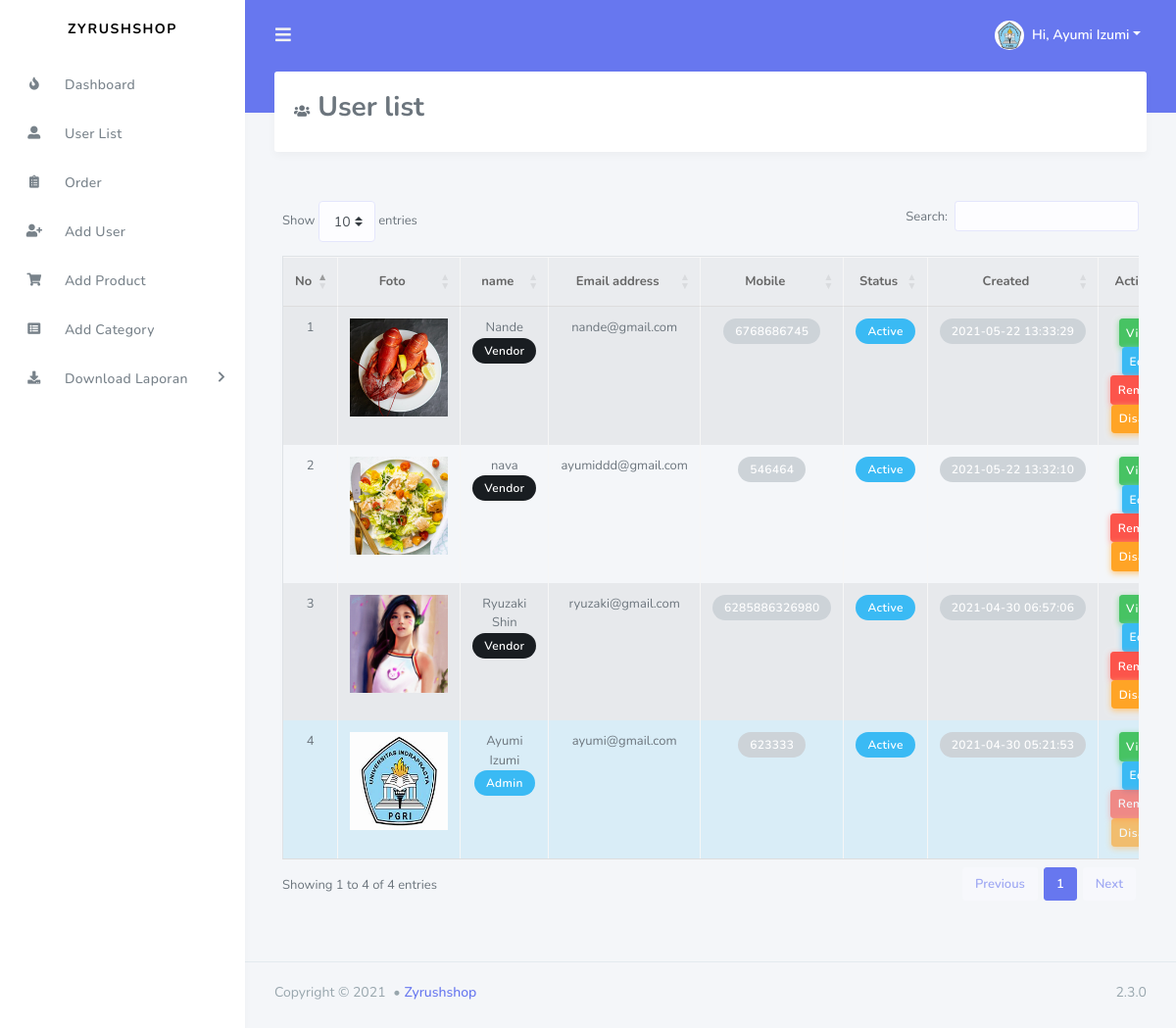
The app's page /userlist.php (signed in) with its own data.
### tables this page shows
CREATE TABLE `tbl_users` (
  `id` int(11) NOT NULL,
  `name` varchar(255) DEFAULT NULL,
  `email` varchar(255) DEFAULT NULL,
  `password` varchar(255) DEFAULT NULL,
  `mobile` varchar(25) DEFAULT NULL,
  `roleid` tinyint(4) DEFAULT NULL,
  `isActive` tinyint(4) DEFAULT 0,
  `fld_address` varchar(500) NOT NULL,
  `fld_logo` varchar(250) NOT NULL,
  `created_at` timestamp NOT NULL DEFAULT current_timestamp(),
  `updated_at` timestamp NOT NULL DEFAULT current_timestamp()
);

### lib/Session.php (called while the page is built, shortened)
<?php
class Session{
  public static function get($key){
    if (isset($_SESSION[$key])) {
      return $_SESSION[$key];
    }else{
      return false;
    }
  }
}

### classes/Users.php (called while the page is built, shortened)
<?php
include 'lib/Database.php';
include_once 'lib/Session.php';
class Users{
  private $db;
  public function __construct(){
    $this->db = new Database();
  }
   public function formatDate($date){
      $strtime = strtotime($date);
    return date('Y-m-d H:i:s', $strtime);
   }
  public function selectAllUserData(){
    $sql = "SELECT * FROM tbl_users ORDER BY id DESC";
    $stmt = $this->db->pdo->prepare($sql);
    $stmt->execute();
    return $stmt->fetchAll(PDO::FETCH_OBJ);
  }
    public function getUserInfoById($userid){
      $sql = "SELECT * FROM tbl_users WHERE id = :id LIMIT 1";
      $stmt = $this->db->pdo->prepare($sql);
      $stmt->bindValue(':id', $userid);
      $stmt->execute();
      $result = $stmt->fetch(PDO::FETCH_OBJ);
      if ($result) {
        return $result;
      }else{
        return false;
      }
    }
}

### lib/Database.php (called while the page is built, shortened)
<?php
class  Database{
  public $pdo;
  public function __construct(){
    if (!isset($this->pdo)) {
      try {
        $link = new PDO('mysql:host='.DB_HOST.'; dbname='.DB_NAME, DB_USER, DB_PASS);
        $link->setAttribute(PDO::ATTR_ERRMODE, PDO::ERRMODE_EXCEPTION);
        $link->exec("SET CHARACTER SET utf8");
        $this->pdo  =  $link;
      } catch (PDOException $e) {
        die("Connection error...".$e->getMessage());
      }
    }
  }
}

### userlist.php (the view, shortened to what this page needs)
<?php
include 'inc/header.php';
?>
 <div class="main-content">
        <section class="section">
          <div class="section-header">
          <h3><i class="fas fa-users mr-2"></i>User list </h3>
          </div>
          <div class="section-body">
        <div class="card-body pr-2 pl-2">
        <?php if (Session::get('id') == TRUE) { ?>
            <?php if (Session::get('roleid') == '1') { ?>
              <div style="overflow-x:auto;">
          <table id="example" class="table table-striped table-bordered" style="width:100%">
                  <thead>
                    <tr>
                      <th  class="text-center">No</th>
                      <th  class="text-center">Foto</th>
                      <th  class="text-center">name</th>
                      <th  class="text-center">Email address</th>
                      <th  class="text-center">Mobile</th>
                      <th  class="text-center">Status</th>
                      <th  class="text-center">Created</th>
                      <th  width='25%' class="text-center">Action</th>
                    </tr>
                  </thead>
                  <tbody>
                    <?php
                      $allUser = $users->selectAllUserData();
                      if ($allUser) {
                        $i = 0;
                        foreach ($allUser as  $value) {
                          $i++;
                     ?>
                      <tr class="text-center"
                      <?php if (Session::get("id") == $value->id) {
                        echo "style='background:#d9edf7' ";
                      } ?>
                      >
                        <td><?php echo $i; ?></td>
                        <td><?php echo '<img src=',$value->fld_logo,' height="100" width="100" >'; ?></td>
                        <td><?php echo $value->name; ?> <br>
                          <?php if ($value->roleid  == '1'){
                          echo "<span class='badge badge-lg badge-info text-white'>Admin</span>";
                        } elseif ($value->roleid == '2') {
                          echo "<span class='badge badge-lg badge-dark text-white'>Vendor</span>";
                        } ?></td>
                        <td><?php echo $value->email; ?></td>
                        <td><span class="badge badge-lg badge-secondary text-white"><?php echo $value->mobile; ?></span></td>
                        <td>
                          <?php if ($value->isActive == '0') { ?>
                          <span class="badge badge-lg badge-info text-white">Active</span>
                        <?php }else{ ?>
                    <span class="badge badge-lg badge-danger text-white">Deactive</span>
                        <?php } ?>
                        </td>
                        <td><span class="badge badge-lg badge-secondary text-white"><?php echo $users->formatDate($value->created_at);  ?></span></td>
                        <td>
                          <?php if ( Session::get("roleid") == '1') {?>
                            <a class="btn btn-success btn-sm
                            " href="profile.php?id=<?php echo $value->id;?>">View</a>
                            <a class="btn btn-info btn-sm " href="profile.php?id=<?php echo $value->id;?>">Edit</a>
                            <a onclick="return confirm('Are you sure To Delete ?')" class="btn btn-danger
                    <?php if (Session::get("id") == $value->id) {
                      echo "disabled";
                    } ?>
                             btn-sm " href="?remove=<?php echo $value->id;?>">Remove</a>
                             <?php if ($value->isActive == '0') {  ?>
                               <a onclick="return confirm('Are you sure To Deactive ?')" class="btn btn-warning
                       <?php if (Session::get("id") == $value->id) {
                         echo "disabled";
                       } ?>
                                btn-sm " href="?deactive=<?php echo $value->id;?>">Disable</a>
                             <?php } ?>
                        <?php  }elseif(Session::get("id") == $value->id  && Session::get("roleid") == '2'){ ?>
                          <a class="btn btn-success btn-sm " href="profile.php?id=<?php echo $value->id;?>">View</a>
                          <a class="btn btn-info btn-sm " href="profile.php?id=<?php echo $value->id;?>">Edit</a>
                        <?php }elseif(Session::get("id") == $value->id  && Session::get("roleid") == '3'){ ?>
                          <a class="btn btn-success btn-sm " href="profile.php?id=<?php echo $value->id;?>">View</a>
                          <a class="btn btn-info btn-sm " href="profile.php?id=<?php echo $value->id;?>">Edit</a>
                        <?php } ?>
                        </td>
                      </tr>
                    <?php }}else{ ?>
                      <tr class="text-center">
                      <td>No user availabe now !</td>
                    </tr>
                    <?php } ?>
                  </tbody>
              </table>
              </div>
              <?php  } ?>
              <?php } else {
                  echo '<div class="alert alert-danger alert-has-icon">
                      <div class="alert-icon"><i class="far fa-lightbulb"></i></div>
                      <div class="alert-body">
                        <div class="alert-title">Perhatian</div>
                      </div>
                    </div>'; } ?>
        </div>
      </div></div></div></section>
  <?php
  include 'inc/footer.php';
  ?>

### inc/header.php (shortened to what this page needs)
<?php
$filepath = realpath(dirname(__FILE__));
include_once $filepath."/../lib/Session.php";
$users = new Users();
?>
<!DOCTYPE html>
<html lang="en">
<head>
  <link rel="stylesheet" href="https://stackpath.bootstrapcdn.com/bootstrap/4.3.1/css/bootstrap.min.css">
  <link rel="stylesheet" href="https://use.fontawesome.com/releases/v5.7.2/css/all.css">
  <link rel="stylesheet" href="assets/css/style.css">
  <link rel="stylesheet" href="assets/css/components.css">
  <link rel="stylesheet" href="https://cdn.datatables.net/1.10.24/css/dataTables.bootstrap4.min.css">
</head>
<body>
<div id="app">
    <div class="main-wrapper">
      <div class="navbar-bg"></div>
      <nav class="navbar navbar-expand-lg main-navbar">
        <form class="form-inline mr-auto">
          <ul class="navbar-nav mr-3">
            <li><a href="#" data-toggle="sidebar" class="nav-link nav-link-lg"><i class="fas fa-bars"></i></a></li>
          </ul>
        </form>
        <ul class="navbar-nav navbar-right">
        <?php
    $getUinfo = $users->getUserInfoById(Session::get("id"));
    if ($getUinfo) {
     ?>
          <li class="dropdown"><a href="#" data-toggle="dropdown" class="nav-link dropdown-toggle nav-link-lg nav-link-user">
          <?php echo '<img src=',$getUinfo->fld_logo,' class="rounded-circle mr-1" width="50" height="30">'; ?>
            <div class="d-sm-none d-lg-inline-block">Hi, <?php $name = Session::get('name'); if (isset($name)) { echo $name; } ?></div></a>
            <?php } ?>
          </li>
        </ul>
      </nav>
      <div class="main-sidebar">
        <aside id="sidebar-wrapper">
          <div class="sidebar-brand">
            <a href="dashboard.php">ZYRUSHSHOP</a>
          </div>
          <ul class="sidebar-menu">
              <?php if (Session::get('id') == TRUE) { ?>
            <?php if (Session::get('roleid') == '1') { ?>
                <li class="nav-item"><a href="dashboard.php" class="nav-link"><i class="fas fa-fire"></i><span>Dashboard</span></a></li>
                <li class="nav-item"><a href="userlist.php" class="nav-link"><i class="fas fa-user-alt"></i> <span>User List</span></a></li>
                <li class="nav-item"><a href="vieworder.php" class="nav-link"><i class="fas fa-clipboard-list"></i> <span>Order</span></a></li>
                <li class="nav-item"><a href="addUser.php" class="nav-link"><i class="fas fa-user-plus"></i> <span>Add User</span></a></li>
                <li class="nav-item"><a href="addProduct.php" class="nav-link"><i class="fas fa-shopping-cart"></i> <span>Add Product</span></a></li>
                <li class="nav-item"><a href="addCategory.php" class="nav-link"><i class="fas fa-list-alt"></i> <span>Add Category</span></a></li>
              <?php  } ?>
              <?php } ?>
          <?php if (Session::get('id') == TRUE) { ?>
                  <?php if (Session::get('roleid') == '1') { ?>
          <li class="nav-item dropdown">
                <a href="#" class="nav-link has-dropdown"><i class="fas fa-download"></i> <span>Download Laporan</span></a>
                    <?php  } ?>
                    <?php } ?>
              </li>
            </ul>
        </aside>
      </div>

### inc/footer.php (shortened to what this page needs)
<footer class="main-footer">
        <div class="footer-left">
          Copyright &copy; 2021 <div class="bullet"></div><a href="dashboard.php">Zyrushshop</a>
        </div>
        <div class="footer-right">
          2.3.0
        </div>
      </footer>
    </div>
</body>
</html>

### records on screen
tbl_users: fld_logo (picture), name "Ayumi Izumi", shows "Admin", email "ayumi@gmail.com", mobile "623333", isActive "Active", created_at "2021-04-30 05:21:53"
tbl_users: fld_logo (picture), name "Nande", shows "Vendor", email "nande@gmail.com", mobile "6768686745", isActive "Active", created_at "2021-05-22 13:33:29"
tbl_users: fld_logo (picture), name "nava", shows "Vendor", email "ayumiddd@gmail.com", mobile "546464", isActive "Active", created_at "2021-05-22 13:32:10"
tbl_users: fld_logo (picture), name "Ryuzaki Shin", shows "Vendor", email "ryuzaki@gmail.com", mobile "6285886326980", isActive "Active", created_at "2021-04-30 06:57:06"

### other values on screen
$name "Ayumi Izumi"
